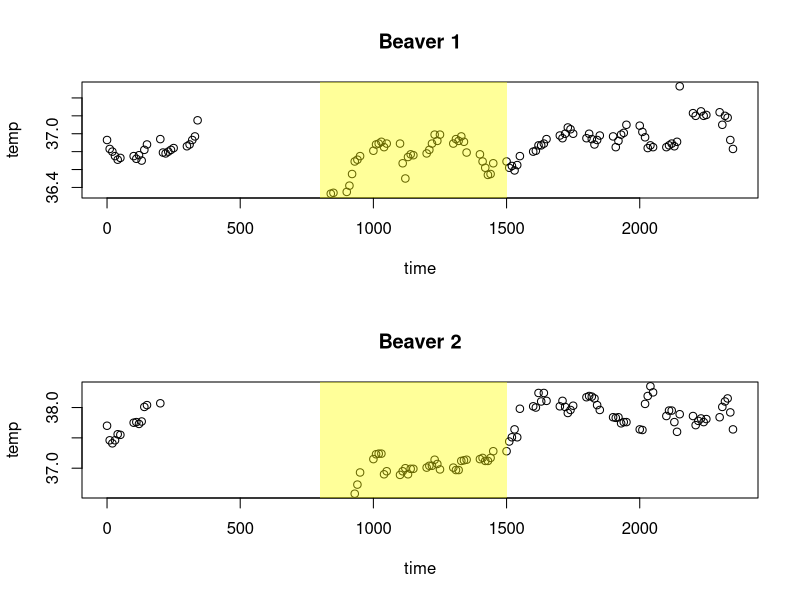
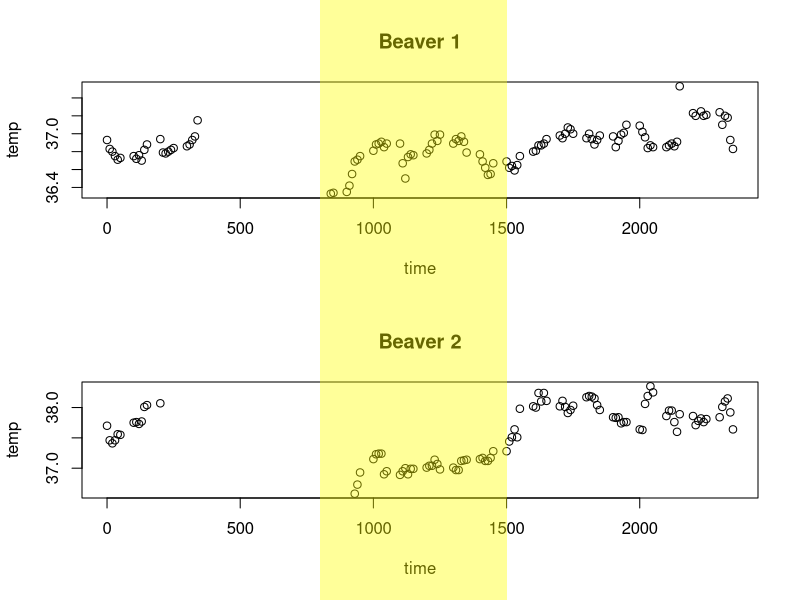

Generate these figures, in order, with R:
## ---- chunk 1
# Set up the plotting canvas with two rows of plots and one column
par(mfrow = c(2, 1))

# Plot the first beaver's temperature versus time
plot(temp ~ time, data = beaver1, main = "Beaver 1")

# Define a translucent yellow color. Alpha controls opacity
translucent.yellow = rgb(red = 1, green = 1, blue = 0, alpha = .4)

# Add a translucent yellow rectangle between 800 and 1500 on the x axis
# and have it go way down below the bottom of the plotting canvas 
# and way above the top.
rect(xleft = 800, xright = 1500, ytop = 1000, ybottom = -1000, col = translucent.yellow, border = NA)

# Plot the second beaver's temperature versus time
plot(temp ~ time, data = beaver2, main = "Beaver 2")
rect(xleft = 800, xright = 1500, ytop = 1000, ybottom = -1000, col = translucent.yellow, border = NA)
## ---- chunk 2

# Set up the plotting canvas with two rows of plots and one column
par(mfrow = c(2, 1))

# Plot the first beaver's temperature versus time
plot(temp ~ time, data = beaver1, main = "Beaver 1")

# Define a translucent yellow color. Alpha controls opacity
translucent.yellow = rgb(red = 1, green = 1, blue = 0, alpha = .4)

# Add a translucent yellow rectangle between 800 and 1500 on the x axis
# and have it go way down below the bottom of the plotting canvas 
# and way above the top.
rect(xleft = 800, xright = 1500, ytop = 1000, ybottom = -1000, col = translucent.yellow, border = NA, xpd = TRUE)

# Plot the second beaver's temperature versus time
plot(temp ~ time, data = beaver2, main = "Beaver 2")
rect(xleft = 800, xright = 1500, ytop = 1000, ybottom = -1000, col = translucent.yellow, border = NA, xpd = TRUE)
